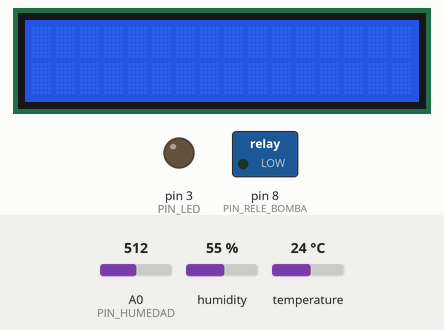
Recording of a sketch running on a simulated Arduino Uno, built with avr-gcc and run on an emulated ATmega328P. Parts: 16×2 character LCD, switched loads named in the sketch (green lamp = pin HIGH), output pins drawn as LEDs (lit = HIGH). The test bench sets the inputs (shaded band); at power-on: A0 (PIN_HUMEDAD) = 512, humidity 55 %, temperature 24 °C. What the sketch prints to the serial monitor is not drawn.

Above: at 1.2 s.
1.3 s: A0 (PIN_HUMEDAD) set to 683
2.8 s: A0 (PIN_HUMEDAD) set to 719
At 3.1 s:
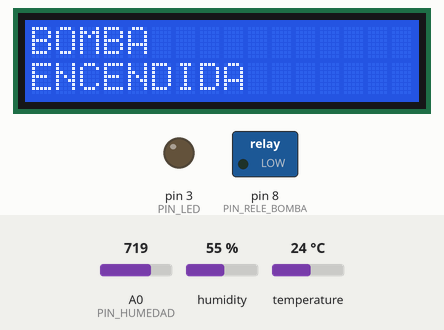
4.3 s: A0 (PIN_HUMEDAD) set to 417
5.8 s: A0 (PIN_HUMEDAD) set to 389
At 7.0 s:
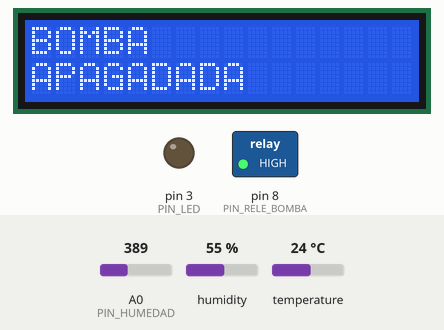
Timing chart, 0 to 8.3 s (numbered marks = the images above; inputs shaded):
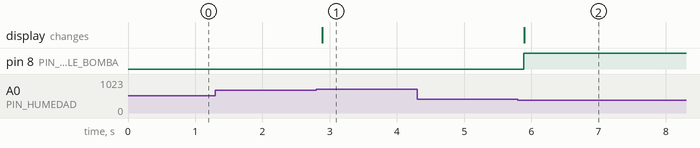

Measured:
- the behaviour switches between 700 and 701 on A0 (PIN_HUMEDAD) (found by bisection; images 0 and 1)
- the behaviour switches between 400 and 399 on A0 (PIN_HUMEDAD) (found by bisection; images 1 and 2)
- after the input at 1.3 s, every drawn part: stays the same
- after the input at 2.8 s, the display: changes after 0.09 s (image 1)
- after the input at 4.3 s, every drawn part: stays the same
- after the input at 5.8 s, pin 8 (PIN_RELE_BOMBA): LOW → HIGH after 0.08 s; the display: changes after 0.10 s (image 2)

The sketch:

INTEGRACION.ino
```cpp
#include <LiquidCrystal_I2C.h> // Libreria LCD_I2C
#include<Wire.h>
#include "DHT.h" // Libreria Sensor temperatura dth11
#define DHTTYPE DHT11

// **** PINES DIGITALES  ****
const int PIN_TEMPERATURA =7 ;
const int PIN_RELE_COOLER = 4 ;
const int PIN_RELE_BOMBA = 8 ;


// **** PINES ANALOGICOS ****
const int PIN_HUMEDAD = A0;

// **** PINES PWM ****
const int PIN_LED = 3 ;

DHT dht(PIN_TEMPERATURA,DHTTYPE);
LiquidCrystal_I2C lcd(0x27,16,2);

// Variables globales
boolean bomba = false ;

void setup() {

  Serial.begin(9600);
  dht.begin();
  //pinMode(PIN_RELE_COOLER, OUTPUT);
  //==========Seteo Inicial para el setup=========//
  lcd.init();
  lcd.backlight();
  lcd.clear();
  lcd.display();
  //=============================================//
  pinMode(PIN_LED, OUTPUT);

}


void loop() {

  float temperature = dht.readTemperature();
  // # rango de valores # 0 ~300 muy humedo # 300~700 intermedio # 700~1023 muy seco*
  // FALTA VERLO EN PORCENTAJE
  int humedad = analogRead(PIN_HUMEDAD);
  //int humedadPorcentaje = map(analogRead(PIN_HUMEDAD), 1023, 0, 0, 100);

  /*Mostrar temperatura y humedad de la tierra*/
  /*lcd.setCursor(0,0);
  lcd.print("Temp: "+String(temperature)+"C");
  lcd.setCursor (0,1);
  lcd.print("Humedad: "+String(humedad));
*/
  Serial.print("Temperatura: ");
  Serial.println(temperature);
  Serial.print("Humedad: ");
  Serial.println(humedad);
  Serial.println(bomba);

  /*if(temperature>25){
        pinMode(PIN_RELE_COOLER, OUTPUT);
        digitalWrite(PIN_RELE_COOLER,LOW);
        Serial.print("Temperatura: ");
        Serial.println(temperature);

        lcd.setCursor(0,0);
        lcd.print("COOLER");
        lcd.setCursor (0,1);
        lcd.print("ENCENDIDO");
    }
    else{

        Serial.print("Temperatura: ");
        Serial.println(temperature);

        digitalWrite(PIN_RELE_COOLER,HIGH);
        lcd.setCursor(0,0);
        lcd.print("COOLER");
        lcd.setCursor (0,1);
        lcd.print("APAGADO");
  }
*/
  if(humedad > 700 ){

      if(bomba == false){
      pinMode(PIN_RELE_BOMBA, OUTPUT);
      digitalWrite(PIN_RELE_BOMBA,LOW);
      bomba = true ;
      lcd.setCursor(0,0);
      lcd.print("BOMBA");
      lcd.setCursor (0,1);
      lcd.print("ENCENDIDA");
      //prenderLed();
      }


  }
  else if(humedad < 400){

      Serial.print("muy mojado");
      if(bomba == true ){

      digitalWrite(PIN_RELE_BOMBA,HIGH);

      lcd.setCursor(0,0);
      lcd.print("BOMBA");
      lcd.setCursor (0,1);
      lcd.print("APAGADA");
      bomba=false;
      }

  }

}

void prenderLed(){

  int i;
  for  (i=0;i<256; i++){
      analogWrite(PIN_LED,i);
      delay(10);
  }

  for  (i=255;i>=0; i--){
      analogWrite(PIN_LED,i);
      delay(10);
  }

}
```
